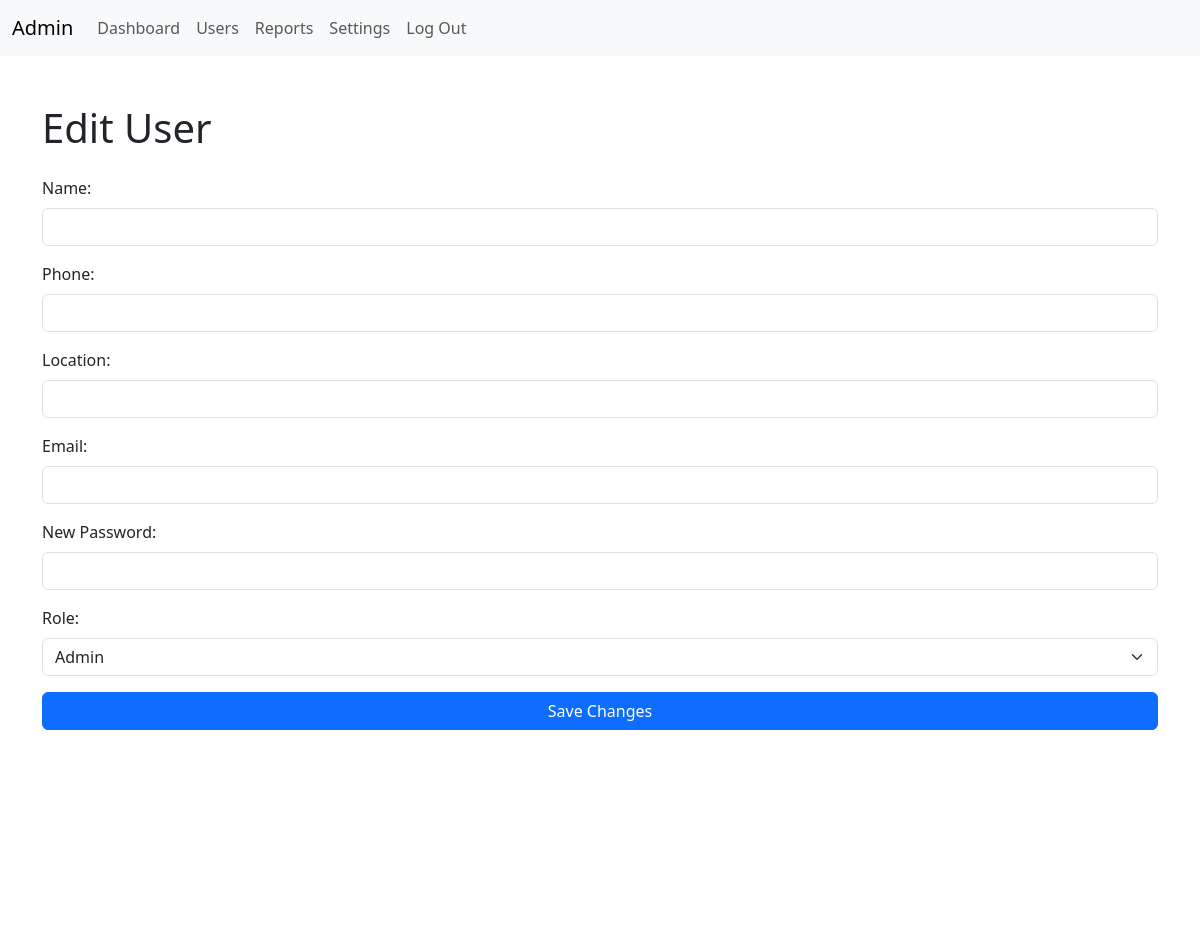
The app's page /auth/edit_user/3 (signed in, upper part), older data.
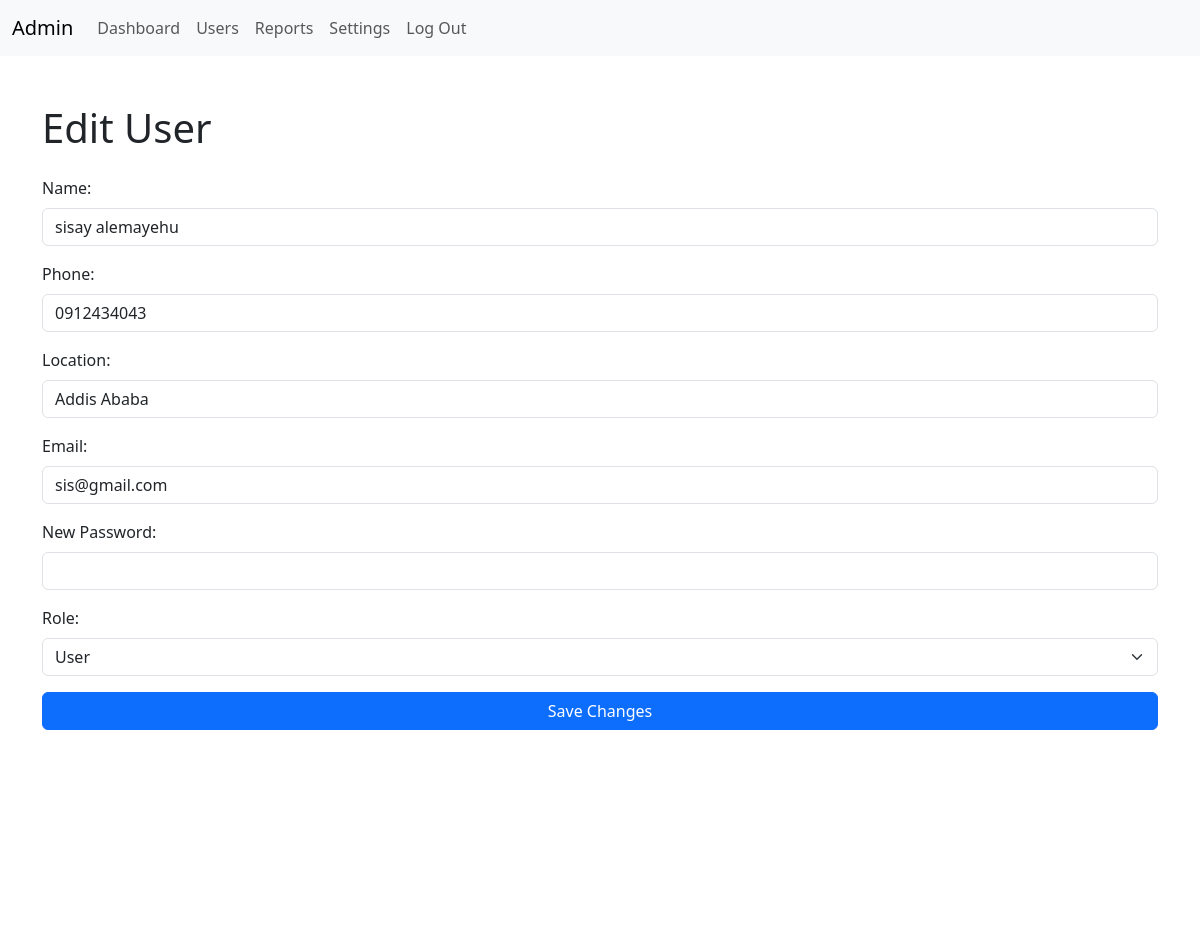
The same page, newer data.
### tables this page shows
CREATE TABLE user (
  id INTEGER PRIMARY KEY AUTOINCREMENT,
  finder_name TEXT NOT NULL,
  phone TEXT NOT NULL,
  finder_location TEXT NOT NULL,
  email TEXT UNIQUE NOT NULL,
  password TEXT NOT NULL,
  role_id INTEGER NOT NULL,
  FOREIGN KEY (role_id) REFERENCES role (id)
);

### missing/auth.py (the view, shortened to what this page needs)
@bp.route('/edit_user/<int:user_id>', methods=('GET', 'POST'))
@login_required_role(1)
def edit_user(user_id):
    db = get_db()
    user = db.execute(
        'SELECT * FROM user WHERE id = ?', (user_id,)
    ).fetchone()
    return render_template('admin/edit_user.html', user=user)

### missing/auth.py (called while the page is built)
def login_required_role(role_id):
    def decorator(f):
        @functools.wraps(f)
        def wrapped_view(*args, **kwargs):
            if g.user is None:
                return redirect(url_for('auth.login'))
            if g.user['role_id'] != role_id:
                return redirect(url_for('auth.unauthorized'))
            return f(*args, **kwargs)
        return wrapped_view
    return decorator

@bp.before_app_request
def load_logged_in_user():
    user_id = session.get('user_id')
    if user_id is None:
        g.user = None
    else:
        db = get_db()
        g.user = db.execute(
            'SELECT * FROM user WHERE id = ?', (user_id,)
        ).fetchone()

### missing/db.py (called while the page is built)
def get_db():
    if 'db' not in g:
        g.db = sqlite3.connect(
            current_app.config['DATABASE'],
            detect_types=sqlite3.PARSE_DECLTYPES
        )
        g.db.row_factory = sqlite3.Row
    return g.db

### missing/templates/admin/edit_user.html
{% extends "admin/layout.html" %}
{% block content %}
  <h1 class="mb-4">Edit User</h1>
  <form method="post">
    <div class="mb-3">
      <label for="finder_name" class="form-label">Name:</label>
      <input type="text" id="finder_name" name="finder_name" value="{{ user.finder_name }}" class="form-control" required>
    </div>
    <div class="mb-3">
      <label for="phone" class="form-label">Phone:</label>
      <input type="text" id="phone" name="phone" value="{{ user.phone }}" class="form-control" required>
    </div>
    <div class="mb-3">
      <label for="finder_location" class="form-label">Location:</label>
      <input type="text" id="finder_location" name="finder_location" value="{{ user.finder_location }}" class="form-control" required>
    </div>
    <div class="mb-3">
      <label for="email" class="form-label">Email:</label>
      <input type="email" id="email" name="email" value="{{ user.email }}" class="form-control" required>
    </div>
    <div class="mb-3">
      <label for="password" class="form-label">New Password:</label>
      <input type="password" id="password" name="password" class="form-control">
    </div>
    <div class="mb-3">
      <label for="role_id" class="form-label">Role:</label>
      <select id="role_id" name="role_id" class="form-select" required>
        <option value="1" {% if user.role_id == 1 %}selected{% endif %}>Admin</option>
        <option value="2" {% if user.role_id == 2 %}selected{% endif %}>User</option>
      </select>
    </div>
    <div class="d-grid">
      <input type="submit" value="Save Changes" class="btn btn-primary">
    </div>
  </form>
{% endblock %}

Row changes from the older to the newer data that the page shows:
added user: finder_name "sisay alemayehu", phone "0912434043", finder_location "Addis Ababa", email "sis@gmail.com", role_id "User"
Text that changed along with them:
form field role_id: "Admin" → (not shown)
